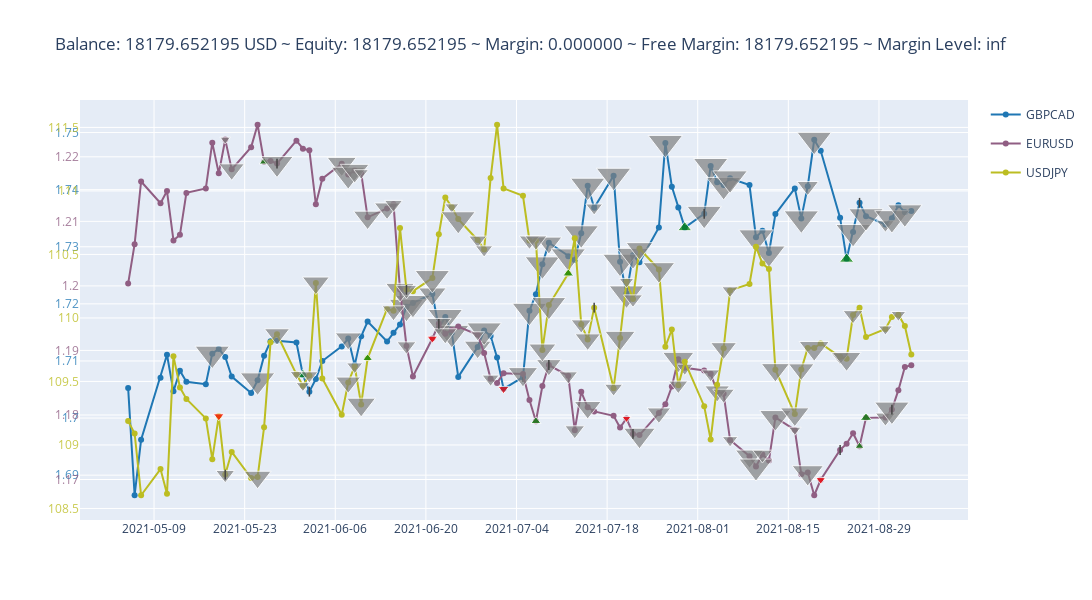

Notebook code for this chart:
### Markdown cell above
#### Render in *advanced_figure* mode

* Clicking on a symbol name will hide/show its plot.
* Hovering over points and markers will display their detail.
* The size of triangles indicates their relative volume.

### Code cell
env.render('advanced_figure', time_format="%Y-%m-%d")
